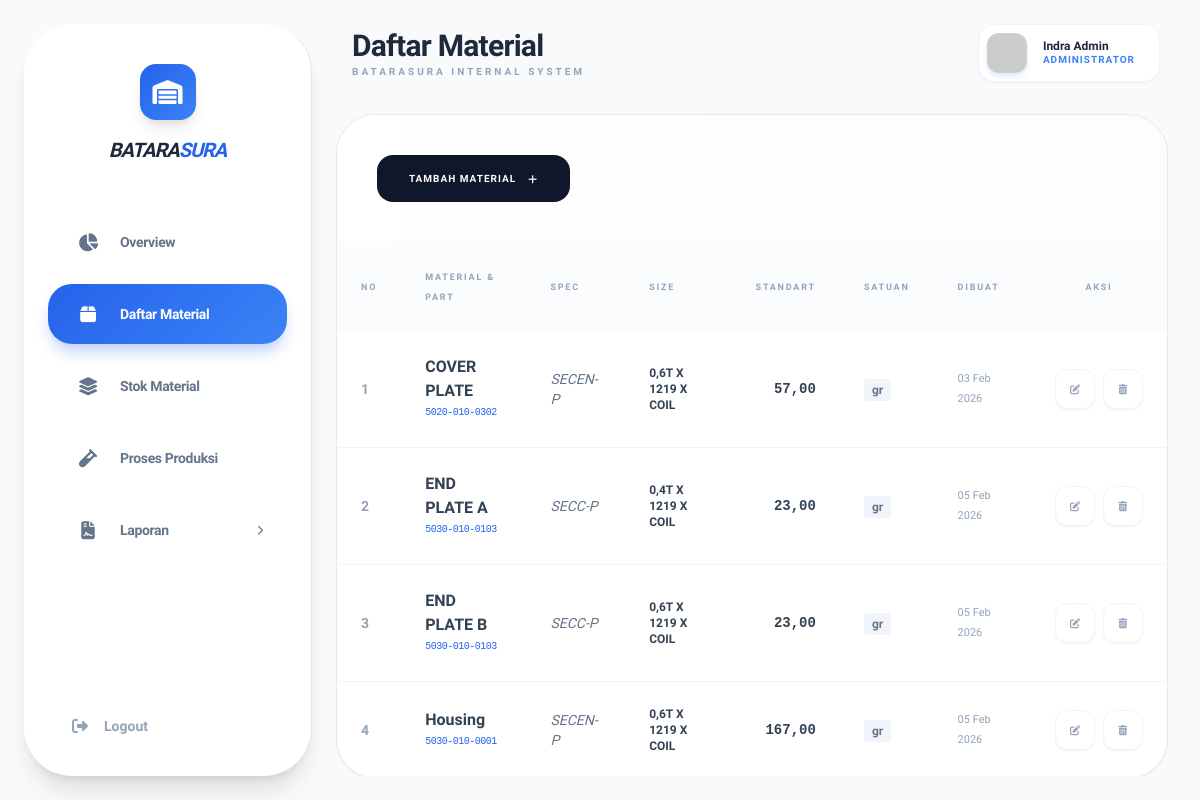
Page /admin/dashboard_admin.php?page=daftar-material (signed in) on the committed database.
### tables this page shows
CREATE TABLE `data_material` (
  `id` int(11) NOT NULL,
  `nama_material` varchar(100) NOT NULL,
  `no_part` varchar(50) NOT NULL,
  `material_spec` varchar(100) DEFAULT NULL,
  `material_size` varchar(50) DEFAULT NULL,
  `standard` varchar(50) DEFAULT NULL,
  `satuan` enum('gr','pcs','ml') NOT NULL,
  `created_at` timestamp NOT NULL DEFAULT current_timestamp()
);

### admin/data/data_material.php (the view)
<?php
$query_mat = "SELECT * FROM data_material ORDER BY nama_material ASC";
$result_mat = mysqli_query($conn, $query_mat);
?>
<div class="bg-white rounded-[2.5rem] border border-slate-200 shadow-sm overflow-hidden transition-all duration-500 hover:shadow-xl">
    <div class="p-10 border-b border-slate-50 flex justify-between items-center bg-gradient-to-r from-white to-slate-50/50">
        <a href="?page=tambah-data" class="group relative flex items-center gap-3 bg-slate-900 text-white px-8 py-4 rounded-2xl font-black text-[10px] uppercase tracking-widest hover:bg-blue-600 transition-all duration-300">
            <span class="relative z-10">Tambah Material</span>
            <i class="fas fa-plus relative z-10 group-hover:rotate-90 transition-transform"></i>
        </a>
    </div>
    <div class="overflow-x-auto">
        <table class="w-full text-left text-sm">
            <thead class="bg-slate-50/50 text-slate-400 font-black uppercase text-[9px] tracking-[0.2em]">
                <tr>
                    <th class="p-6">No</th>
                    <th class="p-6">Material & Part</th>
                    <th class="p-6">Spec</th>
                    <th class="p-6">Size</th>
                    <th class="p-6 text-right">Standart</th> <th class="p-6">Satuan</th>
                    <th class="p-6">Dibuat</th>
                    <th class="p-6 text-center">Aksi</th>
                </tr>
            </thead>
            <tbody class="divide-y divide-slate-100">
                <?php
                $no = 1;
                while($row = mysqli_fetch_assoc($result_mat)): ?>
                <tr class="group hover:bg-slate-50/80 transition-all duration-300">
                    <td class="p-6 text-slate-400 font-bold"><?= $no++ ?></td>
                    <td class="p-6">
                        <div class="flex flex-col">
                            <span class="font-bold text-slate-700 text-base group-hover:text-blue-600 transition-colors"><?= $row['nama_material'] ?></span>
                            <span class="text-[10px] font-mono text-blue-600 uppercase tracking-tighter"><?= $row['no_part'] ?></span>
                        </div>
                    </td>
                    <td class="p-6 italic text-slate-500"><?= $row['material_spec'] ?></td>
                    <td class="p-6 font-bold text-slate-700 uppercase text-xs"><?= $row['material_size'] ?></td>
                    <td class="p-6 text-slate-700 font-mono text-right font-bold">
                        <?= number_format((float)$row['standard'], 2, ',', '.') ?>
                    </td>
                    <td class="p-6">
                        <span class="bg-slate-100 px-2 py-1 rounded text-[12px] font-black lowercase text-slate-500"><?= $row['satuan'] ?></span>
                    </td>
                    <td class="p-6 text-slate-400 text-[11px]">
                        <?= date('d M Y', strtotime($row['created_at'])) ?>
                    </td>
                    <td class="p-6">
                        <div class="flex justify-center items-center gap-2">
                            <a href="?page=ubah-data&id=<?= $row['id'] ?>" class="w-10 h-10 flex items-center justify-center rounded-xl bg-white border border-slate-100 text-slate-400 hover:border-blue-500 hover:bg-blue-500 hover:text-white transition-all shadow-sm">
                                <i class="fas fa-edit text-[10px]"></i>
                            </a>
                            <a href="?page=delete-data&id=<?= $row['id'] ?>" onclick="return confirm('Hapus material ini?')" class="w-10 h-10 flex items-center justify-center rounded-xl bg-white border border-slate-100 text-slate-400 hover:border-red-500 hover:bg-red-500 hover:text-white transition-all shadow-sm">
                                <i class="fas fa-trash-can text-[10px]"></i>
                            </a>
                        </div>
                    </td>
                </tr>
                <?php endwhile; ?>
            </tbody>
        </table>
    </div>
</div>

### admin/dashboard_admin.php (style rules this page uses)
body { font-family: 'Plus Jakarta Sans', sans-serif; background-color: #F8FAFC; }

### rows in the picture
data_material: nama_material "COVER PLATE", no_part "5020-010-0302", material_spec "SECEN-P", material_size "0,6T X 1219 X COIL", standard "57,00", satuan "gr", created_at "03 Feb 2026"
data_material: nama_material "END PLATE A", no_part "5030-010-0103", material_spec "SECC-P", material_size "0,4T X 1219 X COIL", standard "23,00", satuan "gr", created_at "05 Feb 2026"
data_material: nama_material "END PLATE B", no_part "5030-010-0103", material_spec "SECC-P", material_size "0,6T X 1219 X COIL", standard "23,00", satuan "gr", created_at "05 Feb 2026"
data_material: nama_material "Housing", no_part "5030-010-0001", material_spec "SECEN-P", material_size "0,6T X 1219 X COIL", standard "167,00", satuan "gr", created_at "05 Feb 2026"

### other values in the picture
str_replace('-', ' ', $page) "Daftar Material"
